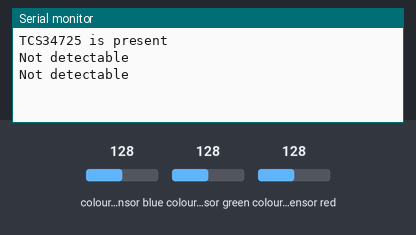
This sketch was run on a simulated Arduino Uno, built with avr-gcc and run on an emulated ATmega328P. On the bench: the last lines printed to the serial monitor. Wiring (inferred from the names in the program): TCS34725 colour sensor at I2C address 0x29. The inputs (shaded band) are chosen by the test bench; at power-on: colour sensor blue 128, colour sensor green 128, colour sensor red 128.

Above: at 1.8 s.
1.9 s: colour sensor blue set to 5
At 2.8 s:
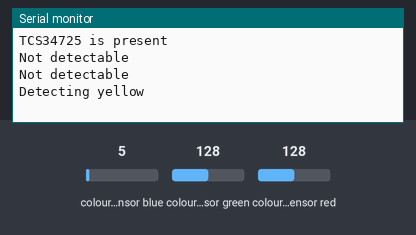
4.5 s: colour sensor green set to 5
At 5.7 s:
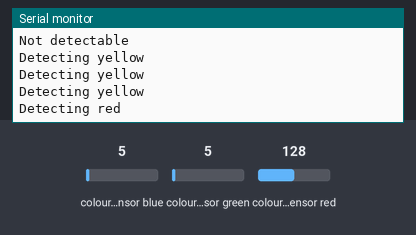
7.5 s: colour sensor red set to 5
At 8.8 s:
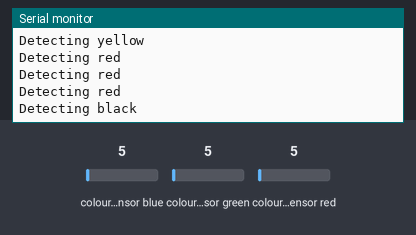
10.5 s: colour sensor blue set to 128
At 11.8 s:
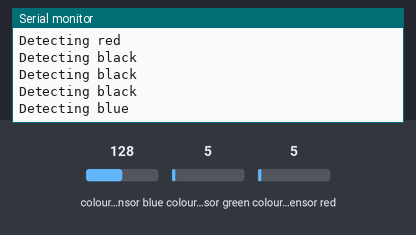
13.5 s: colour sensor green set to 191
At 14.8 s:
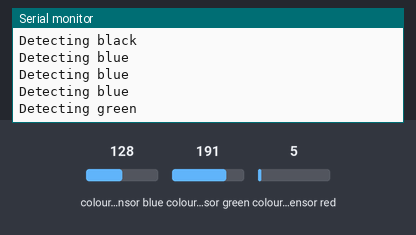

The sketch:

ColourTemp.ino
```cpp
#include <Wire.h>
#include <Math.h>

byte i2cWriteBuffer[10];
byte i2cReadBuffer[10];

#define SensorAddressWrite 0x29 //
#define SensorAddressRead 0x29 //
#define EnableAddress 0xa0 // register address + command bits
#define ATimeAddress 0xa1 // register address + command bits
#define WTimeAddress 0xa3 // register address + command bits
#define ConfigAddress 0xad // register address + command bits
#define ControlAddress 0xaf // register address + command bits
#define IDAddress 0xb2 // register address + command bits
#define ColorAddress 0xb4 // register address + command bits

/*
Send register address and the byte value you want to write the magnetometer and
loads the destination register with the value you send
*/
void Writei2cRegisters(byte numberbytes, byte command)
{
    byte i = 0;

    Wire.beginTransmission(SensorAddressWrite);   // Send address with Write bit set
    Wire.write(command);                          // Send command, normally the register address
    for (i=0;i<numberbytes;i++)                       // Send data
      Wire.write(i2cWriteBuffer[i]);
    Wire.endTransmission();

    delayMicroseconds(100);      // allow some time for bus to settle
}

/*
Send register address to this function and it returns byte value
for the magnetometer register's contents
*/
byte Readi2cRegisters(int numberbytes, byte command)
{
   byte i = 0;

    Wire.beginTransmission(SensorAddressWrite);   // Write address of read to sensor
    Wire.write(command);
    Wire.endTransmission();

    delayMicroseconds(100);      // allow some time for bus to settle

    Wire.requestFrom(SensorAddressRead,numberbytes);   // read data
    for(i=0;i<numberbytes;i++)
      i2cReadBuffer[i] = Wire.read();
    Wire.endTransmission();

    delayMicroseconds(100);      // allow some time for bus to settle
}

void init_TCS34725(void)
{
  i2cWriteBuffer[0] = 0x10;
  Writei2cRegisters(1,ATimeAddress);    // RGBC timing is 256 - contents x 2.4mS =
  i2cWriteBuffer[0] = 0x00;
  Writei2cRegisters(1,ConfigAddress);   // Can be used to change the wait time
  i2cWriteBuffer[0] = 0x00;
  Writei2cRegisters(1,ControlAddress);  // RGBC gain control
  i2cWriteBuffer[0] = 0x03;
  Writei2cRegisters(1,EnableAddress);    // enable ADs and oscillator for sensor
}

void get_TCS34725ID(void)
{
  Readi2cRegisters(1,IDAddress);
  if (i2cReadBuffer[0] = 0x44)
    Serial.println("TCS34725 is present");
  else
    Serial.println("TCS34725 not responding");
}

/*
Reads the register values for clear, red, green, and blue.
*/
void get_Colors(void)
{
  float clear_color = 0;
  float red_color = 0;
  float green_color = 0;
  float blue_color = 0;

  Readi2cRegisters(8,ColorAddress);
  clear_color = (float)(i2cReadBuffer[1]<<8) + (float)i2cReadBuffer[0];
  red_color = (float)(i2cReadBuffer[3]<<8) + (float)i2cReadBuffer[2];
  green_color = (float)(i2cReadBuffer[5]<<8) + (float)i2cReadBuffer[4];
  blue_color = (float)(i2cReadBuffer[7]<<8) + (float)i2cReadBuffer[6];

  // send register values to the serial monitor
/*
  Serial.print("Total light: ");
  Serial.print(clear_color, DEC);
  Serial.print("Redness: ");
  Serial.print(red_color, DEC);
  Serial.print(" Greenness: ");
  Serial.print(green_color, DEC);
  Serial.print(" Blueness: ");
  Serial.println(blue_color, DEC);
*/
 // Basic RGB color differentiation can be accomplished by comparing the values and the largest reading will be
 // the prominent color

  if((clear_color<600))
    Serial.println("Detecting black");
  else if((red_color>blue_color+green_color))
    Serial.println("Detecting red");
  else if((red_color>blue_color) && (green_color>blue_color) && (blue_color/clear_color < 0.2))
    Serial.println("Detecting yellow");
  else if((green_color>blue_color) && (green_color>red_color) && (green_color/clear_color > 0.3))
    Serial.println("Detecting green");
  else if((blue_color>red_color) && (blue_color>green_color))
    Serial.println("Detecting blue");
  else
    Serial.println("Not detectable");
}

void setup() {
  Wire.begin();
  Serial.begin(9600);  // start serial for output
  init_TCS34725();
  get_TCS34725ID();     // get the device ID, this is just a test to see if we're connected
}

void loop() {
    get_Colors();
    delay(1000);
}
```

Measured:
- after the input at 1.9 s, the serial monitor: prints a new line after 0.11 s (image 1)
- after the input at 4.5 s, the serial monitor: prints a new line after 0.51 s (image 2)
- after the input at 7.5 s, the serial monitor: prints a new line after 0.52 s (image 3)
- after the input at 10.5 s, the serial monitor: prints a new line after 0.52 s (image 4)
- after the input at 13.5 s, the serial monitor: prints a new line after 0.53 s (image 5)
